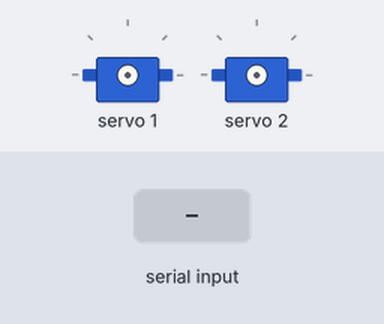
Bench run of a sketch on a simulated Arduino Uno, built with avr-gcc and run on an emulated ATmega328P. On the bench: 2 × servo. Inputs (shaded band) come from the test bench.

Above: at 1.2 s.
1.3 s: "90,45\n" received over Serial
2.8 s: "30,150\n" received over Serial
At 4.0 s:
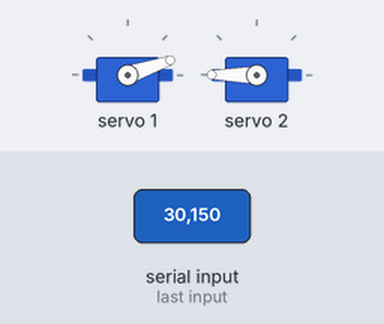
4.3 s: "200\n" received over Serial
At 5.0 s:
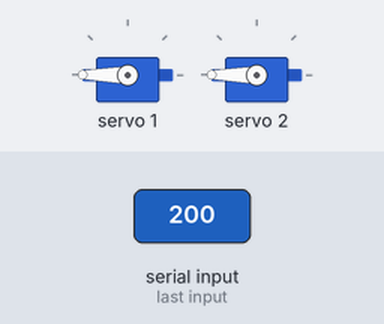
5.8 s: "90 45\n" received over Serial
At 6.2 s:
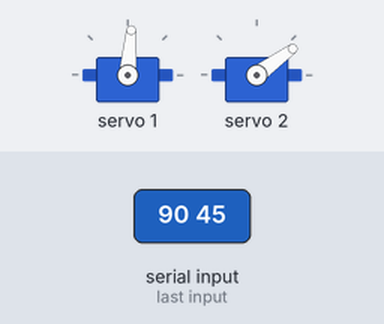
7.3 s: "5\n" received over Serial
At 8.4 s:
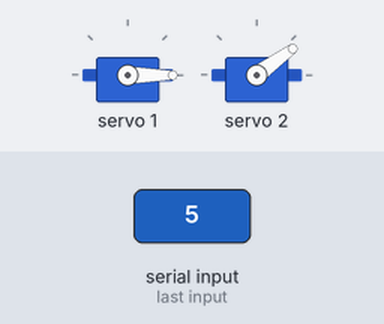
8.8 s: "90\n" received over Serial
At 9.6 s:
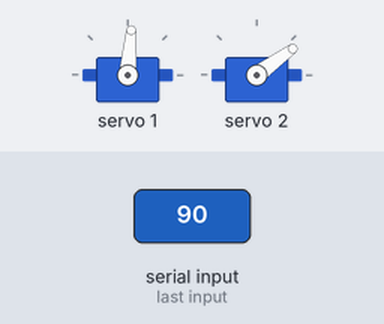
Timing chart, 0 to 11.3 s (numbered marks = the images above; inputs shaded):
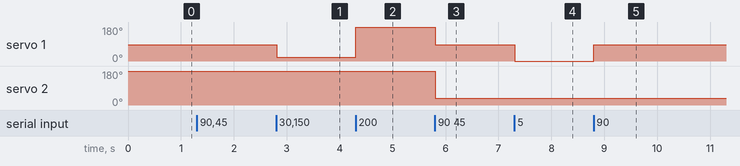

The sketch:

PRUEBA_DE_MOVIMIENTOS_DE_BRAZOS_POR_PUERTO_SERIAL.ino
```cpp
#include <Adafruit_BusIO_Register.h>
#include <Adafruit_I2CDevice.h>
#include <Adafruit_I2CRegister.h>
#include <Adafruit_SPIDevice.h>
#include <Adafruit_PWMServoDriver.h>


Adafruit_PWMServoDriver pwm = Adafruit_PWMServoDriver();

int rightElbowPos = 90;
int leftElbowPos = 90;

void setup() {
  pwm.begin();
  pwm.setPWMFreq(60);
  Serial.begin(9600);
}

void loop() {
  if (Serial.available() > 0) {
    String command = Serial.readStringUntil('\n');
    if (command.length() > 0) {

      int rightElbowTarget, leftElbowTarget;
      sscanf(command.c_str(), "%d %d", &rightElbowTarget, &leftElbowTarget);


      rightElbowTarget = constrain(rightElbowTarget, 0, 180);
      leftElbowTarget = constrain(leftElbowTarget, 0, 180);

      // Mueve los servos de los codos a las posiciones objetivo
      moveServo(1, rightElbowPos, rightElbowTarget);
      moveServo(2, leftElbowPos, leftElbowTarget);


      rightElbowPos = rightElbowTarget;
      leftElbowPos = leftElbowTarget;
    }
  }
}

void moveServo(int channel, int currentPos, int targetPos) {
  int mappedValue = map(targetPos, 0, 180, 100, 600);  // Mapea a los valores esperados por la placa controladora
  pwm.setPWM(channel, 0, mappedValue);
}
```

Measured:
- after the input at 2.8 s, servo 1: 85° → 19° at once
- after the input at 4.3 s, servo 1: 19° → 180° at once
- after the input at 5.8 s, servo 1: 180° → 85° at once; servo 2: 180° → 36° at once
- after the input at 7.3 s, servo 1: 85° → 0° at once
- after the input at 8.8 s, servo 1: 0° → 85° at once
